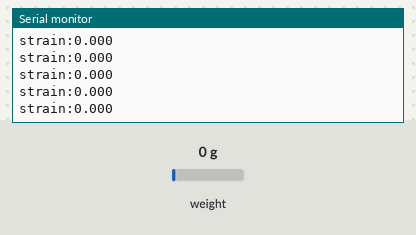
Simulated run of this sketch. Board: Arduino Uno, built with avr-gcc and run on an emulated ATmega328P. Parts: the last lines printed to the serial monitor. Inputs (shaded band) come from the test bench; at power-on: weight on the scale 0 g.

Above: at 3.2 s.
3.3 s: weight on the scale set to 100 g
At 3.32 s:
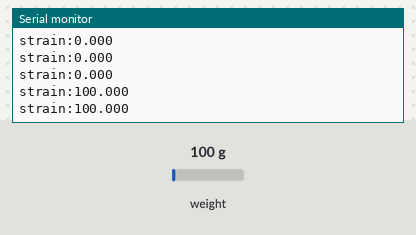
4.8 s: weight on the scale set to 1250 g
At 4.83 s:
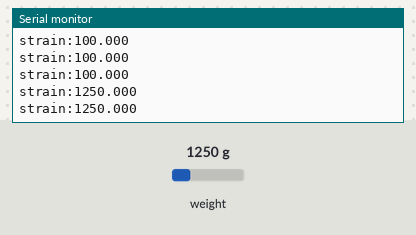
Timing chart, 0 to 7.8 s (numbered marks = the images above; inputs shaded):
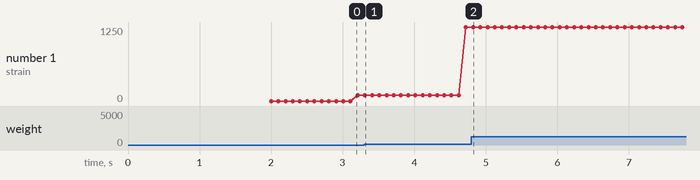

The sketch:

strain_sensor_test.ino
```cpp
#include "HX711.h"

const int VCC_PIN = 13;
// HX711 circuit wiring
const int LOADCELL_DOUT_PIN = 2;
const int LOADCELL_SCK_PIN = 15;

HX711 scale;

void setup() {
  Serial.begin(57600);

  // Powering strain guage and motor driver reference
  pinMode(VCC_PIN, OUTPUT);
  digitalWrite(VCC_PIN, HIGH);

  // Strain guage calibration
  scale.begin(LOADCELL_DOUT_PIN, LOADCELL_SCK_PIN);
  scale.set_scale(2280.f);
  scale.tare();
  delay(1000);
}

void loop() {
  while (scale.is_ready() == 0) { }
  Serial.print("strain:");
  Serial.println(scale.get_units(), 3);
}
```

Measured:
- after the input at 3.3 s, the serial monitor: prints a new line at once (image 1)
- after the input at 4.8 s, the serial monitor: prints a new line at once (image 2)
- plotted number 1: 100 → 1250 after the input at 3.3 s
